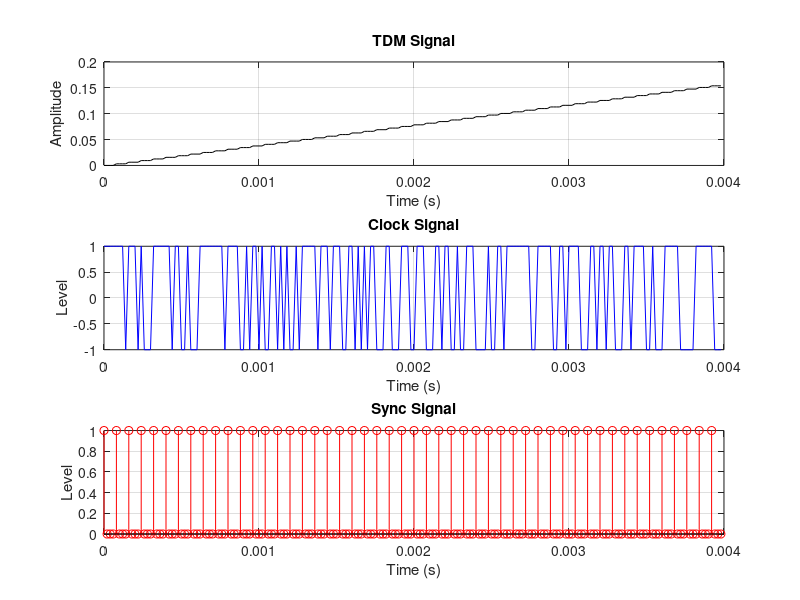
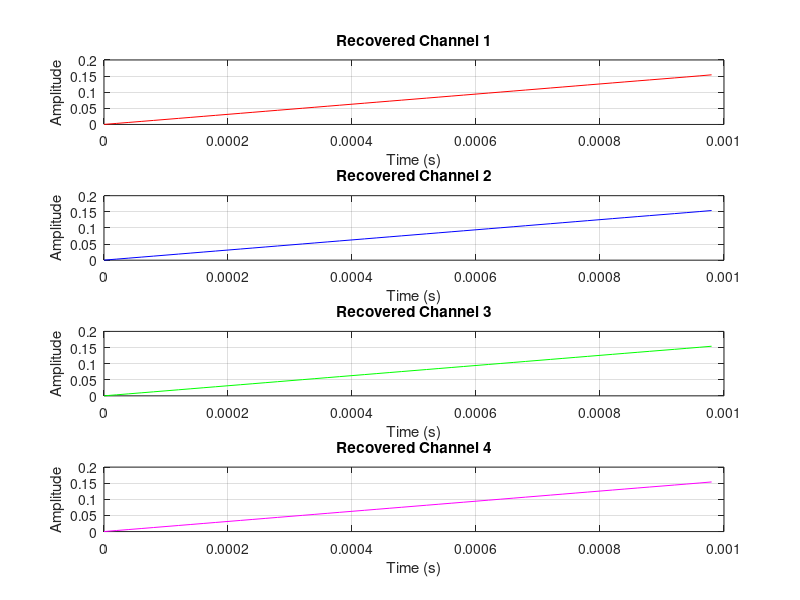

MATLAB code to generate these figures, in order:
function tdm_pam_mode1_refined
fs = 50000;                  % Sampling frequency (Hz)
total_samples = 200;         % Total TDM samples
samples_per_channel = 50;    % 50 samples per channel

% Get message signal parameters for 4 channels
freq1 = input('Channel 1 frequency (Hz): ');
amp1  = input('Channel 1 amplitude: ');
freq2 = input('Channel 2 frequency (Hz): ');
amp2  = input('Channel 2 amplitude: ');
freq3 = input('Channel 3 frequency (Hz): ');
amp3  = input('Channel 3 amplitude: ');
freq4 = input('Channel 4 frequency (Hz): ');
amp4  = input('Channel 4 amplitude: ');

t_channel = (0:samples_per_channel-1)/fs;
ch1 = amp1 * sin(2*pi*freq1*t_channel);
ch2 = amp2 * sin(2*pi*freq2*t_channel);
ch3 = amp3 * sin(2*pi*freq3*t_channel);
ch4 = amp4 * sin(2*pi*freq4*t_channel);

% Build TDM signal by interleaving channels
tdm_signal = zeros(1,total_samples);
for i = 1:samples_per_channel
    idx = 4*(i-1);
    tdm_signal(idx+1:idx+4) = [ch1(i), ch2(i), ch3(i), ch4(i)];
end
t_tdm = (0:total_samples-1)/fs;

% Generate explicit clock (square wave) and sync (pulse at frame start)
clock_signal = square(2*pi*fs*t_tdm);
sync_signal = zeros(size(tdm_signal));
for i = 1:samples_per_channel
    sync_signal(4*(i-1)+1) = 1;
end

figure;
subplot(3,1,1); plot(t_tdm, tdm_signal, 'k'); title('TDM Signal'); xlabel('Time (s)'); ylabel('Amplitude'); grid on;
subplot(3,1,2); plot(t_tdm, clock_signal, 'b'); title('Clock Signal'); xlabel('Time (s)'); ylabel('Level'); grid on;
subplot(3,1,3); stem(t_tdm, sync_signal, 'r'); title('Sync Signal'); xlabel('Time (s)'); ylabel('Level'); grid on;

% Demultiplex and smooth using a low-pass filter
rec_ch1 = tdm_signal(1:4:end);
rec_ch2 = tdm_signal(2:4:end);
rec_ch3 = tdm_signal(3:4:end);
rec_ch4 = tdm_signal(4:4:end);
[b,a] = butter(3, 0.2);
rec_ch1_f = filtfilt(b,a,rec_ch1);
rec_ch2_f = filtfilt(b,a,rec_ch2);
rec_ch3_f = filtfilt(b,a,rec_ch3);
rec_ch4_f = filtfilt(b,a,rec_ch4);

figure;
subplot(4,1,1); plot(t_channel, rec_ch1_f, 'r'); title('Recovered Channel 1'); xlabel('Time (s)'); ylabel('Amplitude'); grid on;
subplot(4,1,2); plot(t_channel, rec_ch2_f, 'b'); title('Recovered Channel 2'); xlabel('Time (s)'); ylabel('Amplitude'); grid on;
subplot(4,1,3); plot(t_channel, rec_ch3_f, 'g'); title('Recovered Channel 3'); xlabel('Time (s)'); ylabel('Amplitude'); grid on;
subplot(4,1,4); plot(t_channel, rec_ch4_f, 'm'); title('Recovered Channel 4'); xlabel('Time (s)'); ylabel('Amplitude'); grid on;
end
